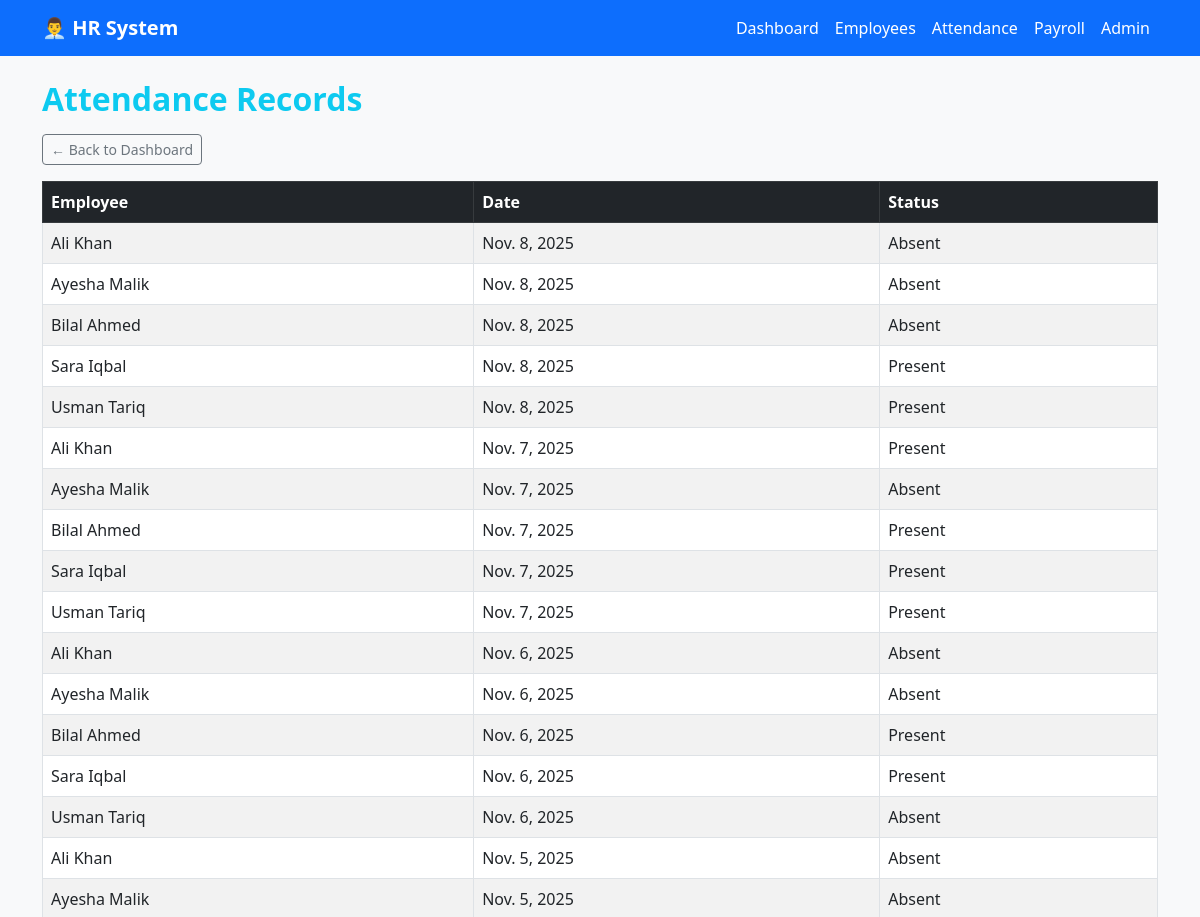
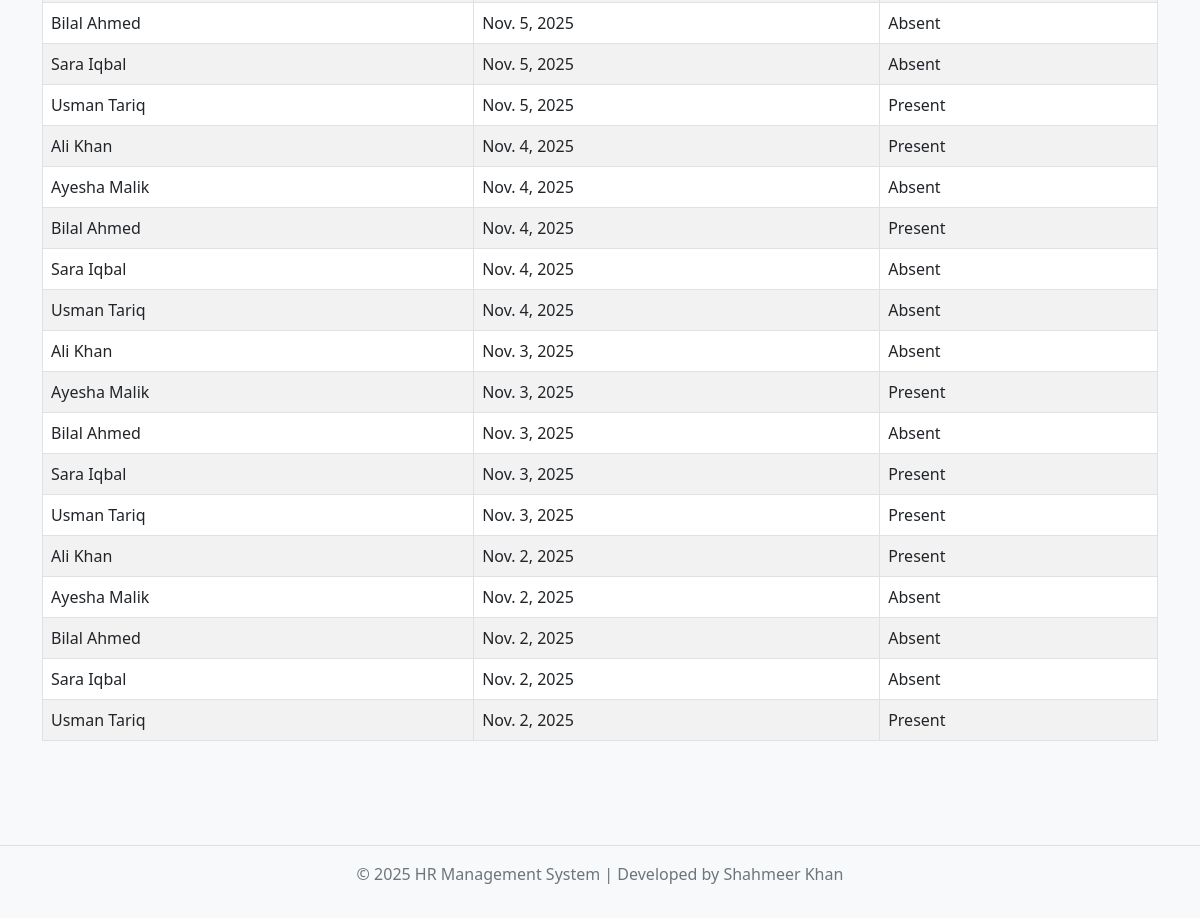
The page /attendance/ on the database its author committed (2 pictures, top to bottom).
### hr/models.py (models this page shows, shortened)
class Attendance(models.Model):
    employee = models.ForeignKey(Employee, on_delete=models.CASCADE, related_name='attendance')
    date = models.DateField()
    status = models.CharField(max_length=20, choices=[('Present', 'Present'), ('Absent', 'Absent')])

class Employee(models.Model):
    emp_id = models.AutoField(primary_key=True)
    name = models.CharField(max_length=100)
    position = models.CharField(max_length=100)
    department = models.CharField(max_length=100)
    email = models.EmailField(unique=True)
    salary = models.DecimalField(max_digits=10, decimal_places=2)
    date_joined = models.DateField()

### hr/views.py (the view)
# urls.py: path('attendance/', views.attendance_list, name='attendance_list'),
def attendance_list(request):
    attendance = Attendance.objects.select_related('employee').all().order_by('-date')
    return render(request, 'hr/attendance.html', {'attendance': attendance})

### hr/templates/hr/attendance.html
{% extends 'hr/base.html' %}
{% block content %}
<h2 class="fw-bold text-info mb-3">Attendance Records</h2>
<a href="/" class="btn btn-outline-secondary btn-sm mb-3">&larr; Back to Dashboard</a>
<div class="table-responsive">
  <table class="table table-striped table-bordered align-middle">
    <thead class="table-dark">
      <tr>
        <th>Employee</th>
        <th>Date</th>
        <th>Status</th>
      </tr>
    </thead>
    <tbody>
      {% for a in attendance %}
      <tr>
        <td>{{ a.employee.name }}</td>
        <td>{{ a.date }}</td>
        <td>{{ a.status }}</td>
      </tr>
      {% empty %}
      <tr><td colspan="3" class="text-center text-muted">No attendance records yet.</td></tr>
      {% endfor %}
    </tbody>
  </table>
</div>
{% endblock %}

### hr/templates/hr/base.html (style rules this page uses)
body { background-color: #f8f9fa; font-family: 'Segoe UI', Tahoma, Geneva, Verdana, sans-serif; }

### rows shown on the page
Attendance: employee.name "Ali Khan", date "Nov. 8, 2025", status "Absent"
Attendance: employee.name "Ayesha Malik", date "Nov. 8, 2025", status "Absent"
Attendance: employee.name "Bilal Ahmed", date "Nov. 8, 2025", status "Absent"
Attendance: employee.name "Sara Iqbal", date "Nov. 8, 2025", status "Present"
Attendance: employee.name "Usman Tariq", date "Nov. 8, 2025", status "Present"
Attendance: employee.name "Ali Khan", date "Nov. 7, 2025", status "Present"
Attendance: employee.name "Ayesha Malik", date "Nov. 7, 2025", status "Absent"
Attendance: employee.name "Bilal Ahmed", date "Nov. 7, 2025", status "Present"
Attendance: employee.name "Sara Iqbal", date "Nov. 7, 2025", status "Present"
Attendance: employee.name "Usman Tariq", date "Nov. 7, 2025", status "Present"
Attendance: employee.name "Ali Khan", date "Nov. 6, 2025", status "Absent"
Attendance: employee.name "Ayesha Malik", date "Nov. 6, 2025", status "Absent"
Attendance: employee.name "Bilal Ahmed", date "Nov. 6, 2025", status "Present"
Attendance: employee.name "Sara Iqbal", date "Nov. 6, 2025", status "Present"
Attendance: employee.name "Usman Tariq", date "Nov. 6, 2025", status "Absent"
Attendance: employee.name "Ali Khan", date "Nov. 5, 2025", status "Absent"
Attendance: employee.name "Ayesha Malik", date "Nov. 5, 2025", status "Absent"
Attendance: employee.name "Bilal Ahmed", date "Nov. 5, 2025", status "Absent"
Attendance: employee.name "Sara Iqbal", date "Nov. 5, 2025", status "Absent"
Attendance: employee.name "Usman Tariq", date "Nov. 5, 2025", status "Present"
Attendance: employee.name "Ali Khan", date "Nov. 4, 2025", status "Present"
Attendance: employee.name "Ayesha Malik", date "Nov. 4, 2025", status "Absent"
Attendance: employee.name "Bilal Ahmed", date "Nov. 4, 2025", status "Present"
Attendance: employee.name "Sara Iqbal", date "Nov. 4, 2025", status "Absent"
Attendance: employee.name "Usman Tariq", date "Nov. 4, 2025", status "Absent"
Attendance: employee.name "Ali Khan", date "Nov. 3, 2025", status "Absent"
Attendance: employee.name "Ayesha Malik", date "Nov. 3, 2025", status "Present"
Attendance: employee.name "Bilal Ahmed", date "Nov. 3, 2025", status "Absent"
Attendance: employee.name "Sara Iqbal", date "Nov. 3, 2025", status "Present"
Attendance: employee.name "Usman Tariq", date "Nov. 3, 2025", status "Present"
Attendance: employee.name "Ali Khan", date "Nov. 2, 2025", status "Present"
Attendance: employee.name "Ayesha Malik", date "Nov. 2, 2025", status "Absent"
Attendance: employee.name "Bilal Ahmed", date "Nov. 2, 2025", status "Absent"
Attendance: employee.name "Sara Iqbal", date "Nov. 2, 2025", status "Absent"
Attendance: employee.name "Usman Tariq", date "Nov. 2, 2025", status "Present"
